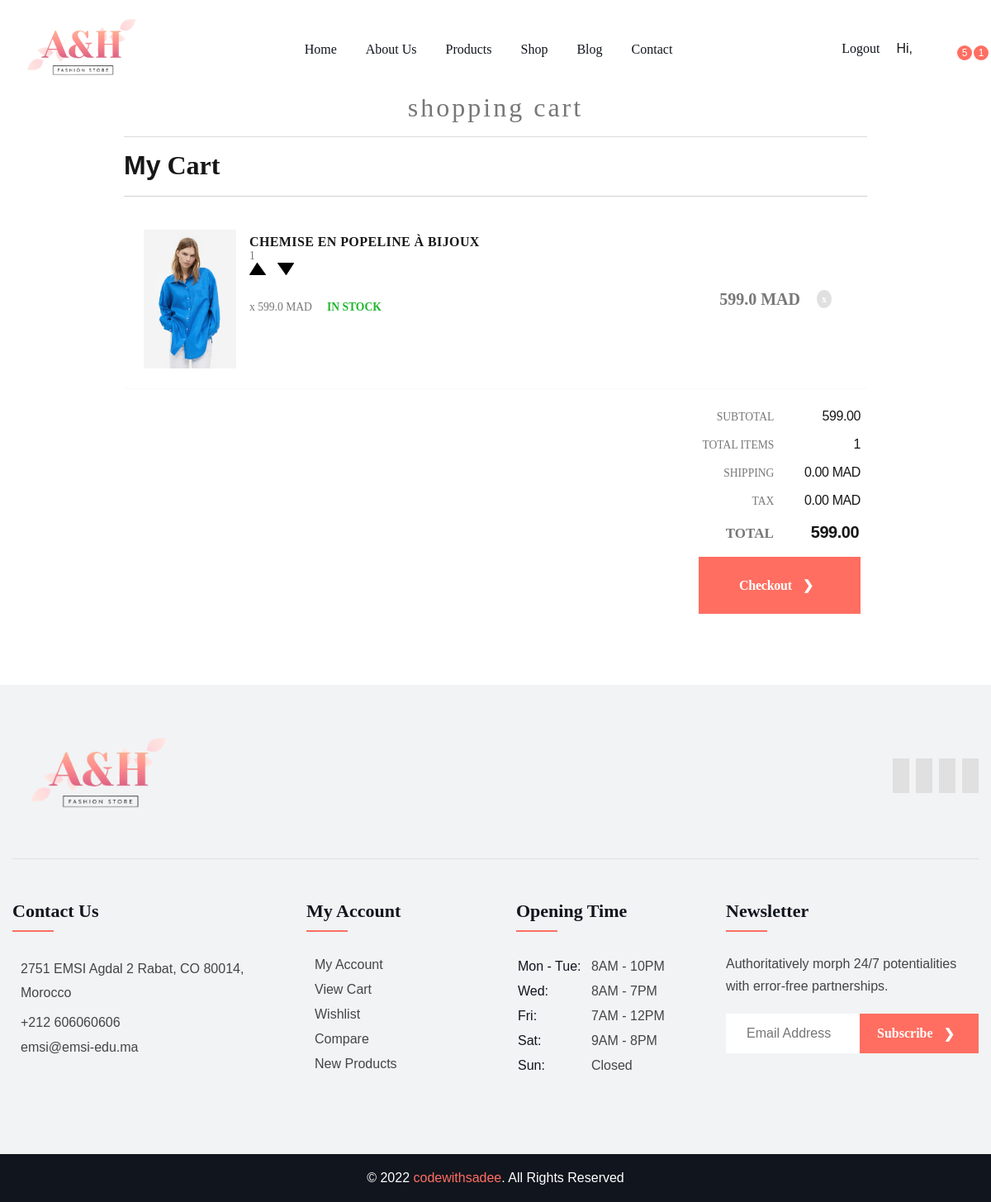
The app's page /cart (signed in) with its own data.
### myapp/models.py (models this page shows, shortened)
class OrderItem(models.Model):
    product = models.ForeignKey(Product, on_delete=models.SET_NULL, null=True)
    order = models.ForeignKey(Order, on_delete=models.SET_NULL, null=True)
    quantity = models.IntegerField(default=0, null=True, blank=True)
    date_added = models.DateTimeField(auto_now_add=True)
    @property
    def get_total(self):
        total = self.product.price * self.quantity
        return total

class Product(models.Model):
    choicesGender = [
        ("Men", "Men"),
        ("Women", "Women"),
        ("Men & Women", "Men & Women"),  # value , adminValue
    ]
    choicesType = [
        ("Chemise", "Chemise"),
        ("T-shirt", "T-shirt"),
        ("T-Pantalons", "T-Pantalons"),
        ("T-Manteaux ", "T-Manteaux "),
        ("pyjama", "pyjama"),
    ]
    name = models.CharField(max_length=200)
    price = models.FloatField()
    digital = models.BooleanField(default=False, null=True, blank=True)
    gender = models.CharField(
        max_length=50, null=True, blank=True, choices=choicesGender
    )
    type = models.CharField(max_length=50, null=True, blank=True, choices=choicesType)
    image = models.ImageField(null=True, blank=True)

class Order(models.Model):
    customer = models.ForeignKey(
        Customer, on_delete=models.SET_NULL, null=True, blank=True
    )
    date_ordered = models.DateTimeField(auto_now_add=True)
    complete = models.BooleanField(default=False)
    transaction_id = models.CharField(max_length=100, null=True)
    @property
    def get_cart_total(self):
        orderitems = self.orderitem_set.all()
        total = sum([item.get_total for item in orderitems])
        return total
    @property
    def get_cart_items(self):
        orderitems = self.orderitem_set.all()
        total = sum([item.quantity for item in orderitems])
        return total

### myapp/views.py (the view)
# urls.py: path("cart", views.cart, name="cart"),
def cart(request):
    if request.user.is_authenticated:
        customer = request.user.customer
        order, created = Order.objects.get_or_create(customer=customer, complete=False)
        items = order.orderitem_set.all()
        cartItems = order.get_cart_items
    else:
        items = []
        order = {"get_cart_total": 0, "get_cart_items": 0}
        cartItems = order["get_cart_items"]
    context = {"items": items, "order": order, "cartItems": cartItems}
    return render(request, "pages/cart.html", context)

### templates/pages/cart.html (shortened to what this page needs)
{% extends 'base.html' %} {% block content %} {% load static %}
<html lang="en">
  <head>
    <link rel="stylesheet" href="{% static 'css/cartstyle.css' %}" />
  </head>
  <body>
    <div class="wrap cf">
      <h1 class="projTitle"><span>Shopping Cart</span></h1>
      <div class="heading cf">
        <h1><span class="my">My</span> Cart</h1>
        <a href="{% url 'products_page' %}" class="continue"
          >Continue Shopping</a
        >
      </div>
      <div class="cart">
        <ul class="cartWrap">
          {% for item in items %}
          <li class="items odd">
            <div class="infoWrap">
              <div class="cartSection">
                <img src="{{item.product.image.url}}" alt="" class="itemImg" />
                <h3>{{item.product.name}}</h3>
                <div>
                  <p class="quantity">{{cartItems}}</p>
                  <div class="quantity">
                    <img
                      src="{% static 'image/arrow-up.png' %}"
                      data-action="add"
                      alt="Increase quantity"
                      class="quantity-up update-cart"
                      data-product="{{item.product.id}}"
                    />
                    <img
                      src="{% static 'image/arrow-down.png' %}"
                      data-action="remove"
                      alt="Decrease quantity"
                      class="quantity-down update-cart"
                      data-product="{{item.product.id}}"
                    />
                  </div>
                </div>
                <div class="containerx" style="margin-top: 20px">
                  <p>x {{item.product.price}} MAD</p>
                  <p class="stockStatus">In Stock</p>
                </div>
              </div>
              <div class="prodTotal cartSection">
                <p>{{item.get_total}} MAD</p>
              </div>
              <div class="cartSection removeWrap">
                <a
                  href="#"
                  class="remove"
                  data-product="{{item.product.id}}"
                  onclick="removeItem('{{item.product.id}}'); return false;"
                  >x</a
                >
              </div>
            </div>
          </li>
          {% endfor %}
        </ul>
      </div>
      <div class="subtotal cf">
        <ul>
          <li class="totalRow">
            <span class="label">Subtotal</span
            ><span class="value">{{order.get_cart_total|floatformat:2}}</span>
          </li>
          <li class="totalRow">
            <span class="label">Total Items</span
            ><span class="value">{{order.get_cart_items}}</span>
          </li>
          <li class="totalRow">
            <span class="label">Shipping</span
            ><span class="value">0.00 MAD</span>
          </li>
          <li class="totalRow">
            <span class="label">Tax</span><span class="value">0.00 MAD</span>
          </li>
          <li class="totalRow final">
            <span class="label">Total</span
            ><span class="value">{{order.get_cart_total|floatformat:2}}</span>
          </li>
          <li class="totalRow">
            <a href="{% url 'payment'%}" class="btn btn-primary">Checkout</a>
          </li>
        </ul>
      </div>
    </div>
  </body>
</html>
{% endblock content %}

### PFA/static/css/navbar.css (style rules this page uses)
:root { --maximum-blue-green_10: hsla(185, 75%, 45%, 0.1); --rich-black-fogra-29: hsl(217, 28%, 9%); --gray-x-11-gray: hsl(0, 0%, 74%); --oxford-blue_60: hsla(230, 41%, 14%, 0.6); --bittersweet: hsl(5, 100%, 69%); --smoky-black: rgb(7, 6, 1); --gainsboro: hsl(0, 0%, 88%); --black_90: hsla(0, 0%, 0%, 0.9); --cultured: hsl(200, 12%, 95%); --salmon: hsl(5, 100%, 73%); --white: hsl(0, 0%, 100%); --black: hsl(0, 0%, 0%); --onyx: hsl(0, 0%, 27%); --ff-roboto: 'GFS Didot', serif; --ff-josefin-sans: 'GFS Didot', serif; --fs-1: 3rem; --fs-2: 2.6rem; --fs-3: 2.2rem; --fs-4: 2rem; --fs-5: 1.8rem; --fs-6: 1.6rem; --fs-7: 1.4rem; --fs-8: 1.2rem; --fw-300: 300; --fw-500: 500; --fw-600: 600; --fw-700: 700; --transition-1: 0.25s ease; --transition-2: 0.5s ease; --cubic-out: cubic-bezier(0.51, 0.03, 0.64, 0.28); --cubic-in: cubic-bezier(0.33, 0.85, 0.56, 1.02); --section-padding: 60px; }
*, *::before, *::after { margin: 0; padding: 0; box-sizing: border-box; }
li { list-style: none; }
a { text-decoration: none; }
html { font-family: var(--ff-josefin-sans); font-size: 10px; scroll-behavior: smooth; }
body { background: var(--white); font-size: 1.6rem; padding-block-start: 90px; }
.btn { background: var(--background, var(--bittersweet)); color: var(--color, var(--white)); font-size: var(--fs-5); display: flex; align-items: center; gap: 5px; padding: 14px 25px; border: 1px solid var(--border-color, var(--bittersweet)); }

### templates/pages/cart.html (style rules this page uses)
.quantity-up, .quantity-down { width: 20px; cursor: pointer; }
.quantity-up { margin-right: 5px; }
.quantity-down { margin-left: 5px; }

### records on screen
OrderItem: product.image (picture), product.name "CHEMISE EN POPELINE À BIJOUX", cartItems "1", product.price "599.0", get_total "599.0"
Order: get_cart_total "599.00", get_cart_items "1"

### other values on screen
{{ cartItems }} "1"
